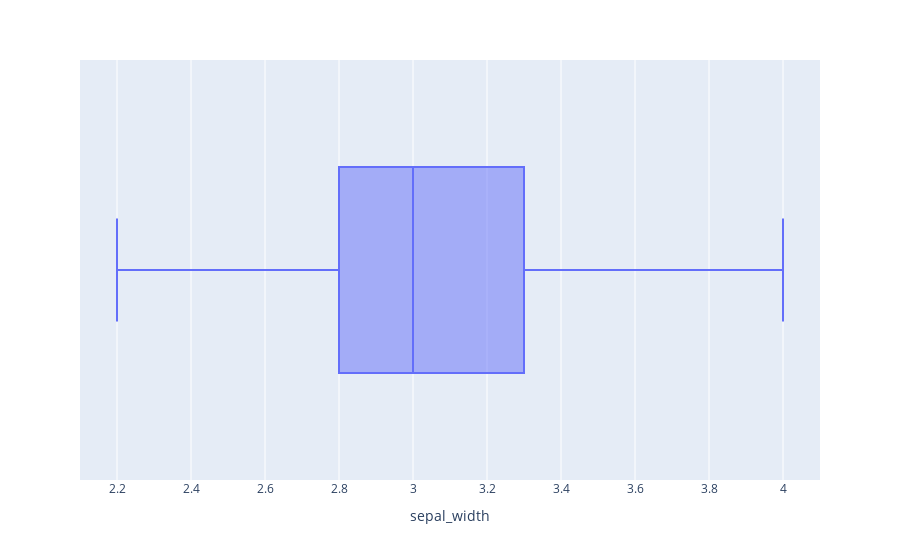

Write notebook code for a chart like this one.
### Code cell
# using the not operation to remove those outlier rows
df_clean = df[~df["sepal_width"].isin([2, 4.1, 4.2, 4.4])]
fig=px.box(df_clean,x="sepal_width")
fig.show()

### Figure 1 — Plotly figure (JSON) as saved in the notebook; plotly's stock layout.template omitted (floating-point values rounded to 4 significant figures; data arrays with more than 128 entries replaced by an {"elided": "..."} marker saying what was removed)
{"data": [{"alignmentgroup": "True", "hovertemplate": "sepal_width=%{x}<extra></extra>", "legendgroup": "", "marker": {"color": "#636efa"}, "name": "", "notched": false, "offsetgroup": "", "orientation": "h", "showlegend": false, "type": "box", "x": {"elided": "146 float values"}, "x0": " ", "xaxis": "x", "y0": " ", "yaxis": "y"}], "layout": {"boxmode": "group", "legend": {"tracegroupgap": 0}, "margin": {"t": 60}, "xaxis": {"anchor": "y", "domain": [0, 1], "title": {"text": "sepal_width"}}, "yaxis": {"anchor": "x", "domain": [0, 1]}}}
